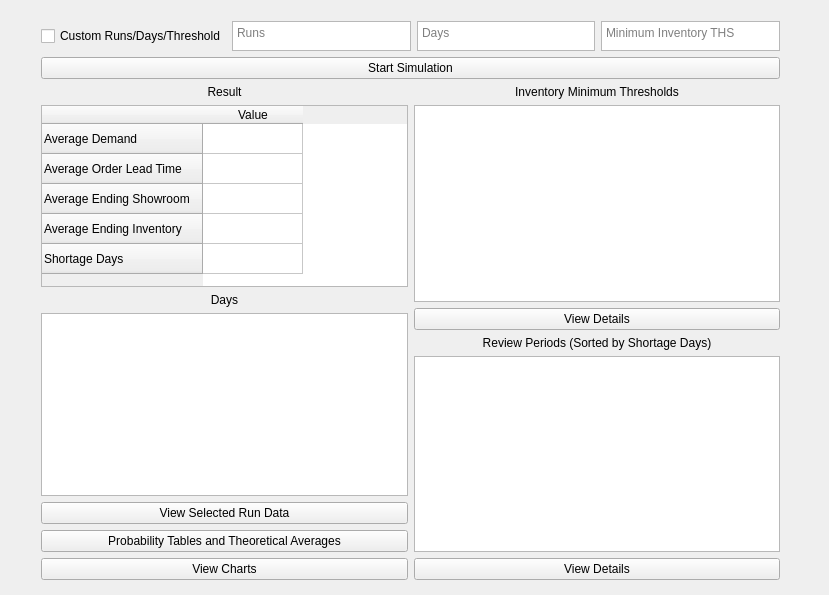
<?xml version="1.0" encoding="UTF-8"?>
<ui version="4.0">
 <class>MainWindow</class>
 <widget class="QMainWindow" name="MainWindow">
  <property name="geometry">
   <rect>
    <x>0</x>
    <y>0</y>
    <width>829</width>
    <height>595</height>
   </rect>
  </property>
  <property name="windowTitle">
   <string>MainWindow</string>
  </property>
  <widget class="QWidget" name="centralWidget">
   <widget class="QWidget" name="verticalLayoutWidget_4">
    <property name="geometry">
     <rect>
      <x>30</x>
      <y>10</y>
      <width>761</width>
      <height>581</height>
     </rect>
    </property>
    <layout class="QVBoxLayout" name="verticalLayout_6">
     <item>
      <layout class="QVBoxLayout" name="verticalLayout_5">
       <item>
        <layout class="QHBoxLayout" name="horizontalLayout_2">
         <item>
          <widget class="QCheckBox" name="customRunsCheckbox">
           <property name="maximumSize">
            <size>
             <width>16777215</width>
             <height>30</height>
            </size>
           </property>
           <property name="text">
            <string>Custom Runs/Days/Threshold</string>
           </property>
          </widget>
         </item>
         <item>
          <widget class="QTextEdit" name="customRunsText">
           <property name="sizePolicy">
            <sizepolicy hsizetype="Expanding" vsizetype="Fixed">
             <horstretch>0</horstretch>
             <verstretch>0</verstretch>
            </sizepolicy>
           </property>
           <property name="maximumSize">
            <size>
             <width>16777215</width>
             <height>30</height>
            </size>
           </property>
           <property name="placeholderText">
            <string>Runs</string>
           </property>
          </widget>
         </item>
         <item>
          <widget class="QTextEdit" name="customJobsText">
           <property name="sizePolicy">
            <sizepolicy hsizetype="Expanding" vsizetype="Fixed">
             <horstretch>0</horstretch>
             <verstretch>0</verstretch>
            </sizepolicy>
           </property>
           <property name="maximumSize">
            <size>
             <width>16777215</width>
             <height>30</height>
            </size>
           </property>
           <property name="placeholderText">
            <string>Days</string>
           </property>
          </widget>
         </item>
         <item>
          <widget class="QTextEdit" name="customTHSText">
           <property name="sizePolicy">
            <sizepolicy hsizetype="Expanding" vsizetype="Fixed">
             <horstretch>0</horstretch>
             <verstretch>0</verstretch>
            </sizepolicy>
           </property>
           <property name="maximumSize">
            <size>
             <width>16777215</width>
             <height>30</height>
            </size>
           </property>
           <property name="placeholderText">
            <string>Minimum Inventory THS</string>
           </property>
          </widget>
         </item>
        </layout>
       </item>
       <item>
        <widget class="QPushButton" name="beginSimulationBtn">
         <property name="text">
          <string>Start Simulation</string>
         </property>
        </widget>
       </item>
       <item>
        <layout class="QHBoxLayout" name="horizontalLayout">
         <item>
          <layout class="QVBoxLayout" name="verticalLayout">
           <item>
            <widget class="QLabel" name="resultsLabel">
             <property name="text">
              <string>Result</string>
             </property>
             <property name="alignment">
              <set>Qt::AlignCenter</set>
             </property>
            </widget>
           </item>
           <item>
            <widget class="QTableWidget" name="resultsTable">
             <row>
              <property name="text">
               <string>Average Demand</string>
              </property>
             </row>
             <row>
              <property name="text">
               <string>Average Order Lead Time</string>
              </property>
             </row>
             <row>
              <property name="text">
               <string>Average Ending Showroom</string>
              </property>
             </row>
             <row>
              <property name="text">
               <string>Average Ending Inventory</string>
              </property>
             </row>
             <row>
              <property name="text">
               <string>Shortage Days</string>
              </property>
             </row>
             <column>
              <property name="text">
               <string>Value</string>
              </property>
             </column>
            </widget>
           </item>
           <item>
            <widget class="QLabel" name="label">
             <property name="text">
              <string>Days</string>
             </property>
             <property name="alignment">
              <set>Qt::AlignCenter</set>
             </property>
            </widget>
           </item>
           <item>
            <widget class="QListWidget" name="dayList"/>
           </item>
           <item>
            <widget class="QPushButton" name="viewRun_Btn">
             <property name="text">
              <string>View Selected Run Data</string>
             </property>
            </widget>
           </item>
           <item>
            <widget class="QPushButton" name="probability_Btn">
             <property name="text">
              <string>Probability Tables and Theoretical Averages</string>
             </property>
            </widget>
           </item>
           <item>
            <widget class="QPushButton" name="charts_Btn">
             <property name="text">
              <string>View Charts</string>
             </property>
            </widget>
           </item>
          </layout>
         </item>
         <item>
          <layout class="QVBoxLayout" name="verticalLayout_4">
           <item>
            <widget class="QLabel" name="label_2">
             <property name="text">
              <string>Inventory Minimum Thresholds</string>
             </property>
             <property name="alignment">
              <set>Qt::AlignCenter</set>
             </property>
            </widget>
           </item>
           <item>
            <widget class="QListWidget" name="minimumList"/>
           </item>
           <item>
            <widget class="QPushButton" name="selectMinimumThreshold">
             <property name="text">
              <string>View Details</string>
             </property>
            </widget>
           </item>
           <item>
            <widget class="QLabel" name="reviewPeriodLabel">
             <property name="text">
              <string>Review Periods (Sorted by Shortage Days)</string>
             </property>
             <property name="alignment">
              <set>Qt::AlignCenter</set>
             </property>
            </widget>
           </item>
           <item>
            <widget class="QListWidget" name="reviewPeriodList"/>
           </item>
           <item>
            <widget class="QPushButton" name="viewReviewPeriod_Btn">
             <property name="text">
              <string>View Details</string>
             </property>
            </widget>
           </item>
          </layout>
         </item>
        </layout>
       </item>
      </layout>
     </item>
    </layout>
   </widget>
  </widget>
 </widget>
 <layoutdefault spacing="6" margin="11"/>
 <resources/>
 <connections/>
</ui>
